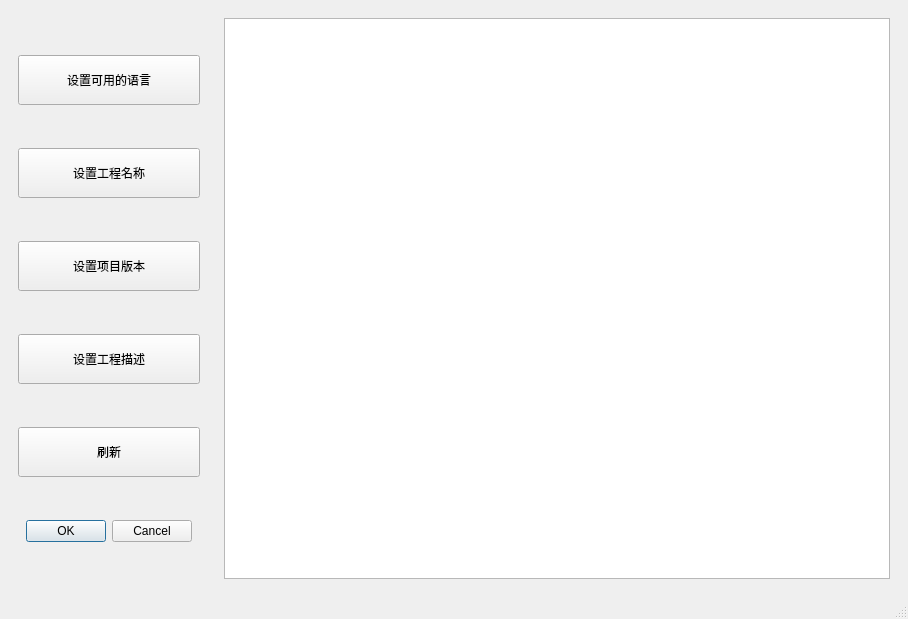
<?xml version="1.0" encoding="UTF-8"?>
<ui version="4.0">
 <class>CMakeConfigMainWindow</class>
 <widget class="QMainWindow" name="CMakeConfigMainWindow">
  <property name="geometry">
   <rect>
    <x>0</x>
    <y>0</y>
    <width>908</width>
    <height>619</height>
   </rect>
  </property>
  <property name="windowTitle">
   <string>MainWindow</string>
  </property>
  <widget class="QWidget" name="centralwidget">
   <layout class="QHBoxLayout" name="horizontalLayout_3">
    <item>
     <widget class="QWidget" name="widget_2" native="true">
      <property name="maximumSize">
       <size>
        <width>200</width>
        <height>16777215</height>
       </size>
      </property>
      <layout class="QVBoxLayout" name="verticalLayout">
       <item>
        <widget class="QPushButton" name="btn_setLanguage">
         <property name="minimumSize">
          <size>
           <width>100</width>
           <height>50</height>
          </size>
         </property>
         <property name="text">
          <string>设置可用的语言</string>
         </property>
        </widget>
       </item>
       <item>
        <widget class="QPushButton" name="btn_setProjectName">
         <property name="minimumSize">
          <size>
           <width>100</width>
           <height>50</height>
          </size>
         </property>
         <property name="text">
          <string>设置工程名称</string>
         </property>
        </widget>
       </item>
       <item>
        <widget class="QPushButton" name="btn_setProjectVersion">
         <property name="minimumSize">
          <size>
           <width>100</width>
           <height>50</height>
          </size>
         </property>
         <property name="text">
          <string>设置项目版本</string>
         </property>
        </widget>
       </item>
       <item>
        <widget class="QPushButton" name="btn_setDes">
         <property name="minimumSize">
          <size>
           <width>100</width>
           <height>50</height>
          </size>
         </property>
         <property name="text">
          <string>设置工程描述</string>
         </property>
        </widget>
       </item>
       <item>
        <widget class="QPushButton" name="btn_fresh">
         <property name="minimumSize">
          <size>
           <width>100</width>
           <height>50</height>
          </size>
         </property>
         <property name="text">
          <string>刷新</string>
         </property>
        </widget>
       </item>
       <item>
        <widget class="QDialogButtonBox" name="buttonBox">
         <property name="standardButtons">
          <set>QDialogButtonBox::Cancel|QDialogButtonBox::Ok</set>
         </property>
         <property name="centerButtons">
          <bool>true</bool>
         </property>
        </widget>
       </item>
      </layout>
     </widget>
    </item>
    <item>
     <widget class="QWidget" name="widget" native="true">
      <layout class="QHBoxLayout" name="horizontalLayout">
       <item>
        <widget class="QTextBrowser" name="viewer"/>
       </item>
      </layout>
     </widget>
    </item>
   </layout>
  </widget>
  <widget class="QMenuBar" name="menubar">
   <property name="geometry">
    <rect>
     <x>0</x>
     <y>0</y>
     <width>908</width>
     <height>21</height>
    </rect>
   </property>
  </widget>
  <widget class="QStatusBar" name="statusbar"/>
 </widget>
 <resources/>
 <connections/>
</ui>
